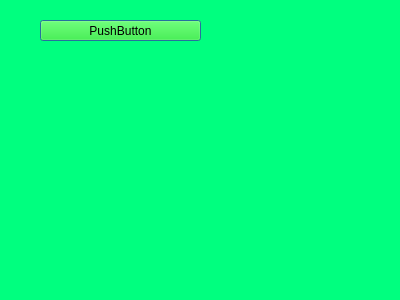
<?xml version="1.0" encoding="UTF-8"?>
<ui version="4.0">
 <class>Dialog</class>
 <widget class="QDialog" name="Dialog">
  <property name="geometry">
   <rect>
    <x>0</x>
    <y>0</y>
    <width>400</width>
    <height>300</height>
   </rect>
  </property>
  <property name="palette">
   <palette>
    <active>
     <colorrole role="WindowText">
      <brush brushstyle="SolidPattern">
       <color alpha="255">
        <red>0</red>
        <green>0</green>
        <blue>0</blue>
       </color>
      </brush>
     </colorrole>
     <colorrole role="Button">
      <brush brushstyle="SolidPattern">
       <color alpha="255">
        <red>0</red>
        <green>255</green>
        <blue>127</blue>
       </color>
      </brush>
     </colorrole>
     <colorrole role="Light">
      <brush brushstyle="SolidPattern">
       <color alpha="255">
        <red>127</red>
        <green>255</green>
        <blue>191</blue>
       </color>
      </brush>
     </colorrole>
     <colorrole role="Midlight">
      <brush brushstyle="SolidPattern">
       <color alpha="255">
        <red>63</red>
        <green>255</green>
        <blue>159</blue>
       </color>
      </brush>
     </colorrole>
     <colorrole role="Dark">
      <brush brushstyle="SolidPattern">
       <color alpha="255">
        <red>0</red>
        <green>127</green>
        <blue>63</blue>
       </color>
      </brush>
     </colorrole>
     <colorrole role="Mid">
      <brush brushstyle="SolidPattern">
       <color alpha="255">
        <red>0</red>
        <green>170</green>
        <blue>84</blue>
       </color>
      </brush>
     </colorrole>
     <colorrole role="Text">
      <brush brushstyle="SolidPattern">
       <color alpha="255">
        <red>0</red>
        <green>0</green>
        <blue>0</blue>
       </color>
      </brush>
     </colorrole>
     <colorrole role="BrightText">
      <brush brushstyle="SolidPattern">
       <color alpha="255">
        <red>255</red>
        <green>255</green>
        <blue>255</blue>
       </color>
      </brush>
     </colorrole>
     <colorrole role="ButtonText">
      <brush brushstyle="SolidPattern">
       <color alpha="255">
        <red>0</red>
        <green>0</green>
        <blue>0</blue>
       </color>
      </brush>
     </colorrole>
     <colorrole role="Base">
      <brush brushstyle="SolidPattern">
       <color alpha="255">
        <red>255</red>
        <green>255</green>
        <blue>255</blue>
       </color>
      </brush>
     </colorrole>
     <colorrole role="Window">
      <brush brushstyle="SolidPattern">
       <color alpha="255">
        <red>0</red>
        <green>255</green>
        <blue>127</blue>
       </color>
      </brush>
     </colorrole>
     <colorrole role="Shadow">
      <brush brushstyle="SolidPattern">
       <color alpha="255">
        <red>0</red>
        <green>0</green>
        <blue>0</blue>
       </color>
      </brush>
     </colorrole>
     <colorrole role="AlternateBase">
      <brush brushstyle="SolidPattern">
       <color alpha="255">
        <red>127</red>
        <green>255</green>
        <blue>191</blue>
       </color>
      </brush>
     </colorrole>
     <colorrole role="ToolTipBase">
      <brush brushstyle="SolidPattern">
       <color alpha="255">
        <red>255</red>
        <green>255</green>
        <blue>220</blue>
       </color>
      </brush>
     </colorrole>
     <colorrole role="ToolTipText">
      <brush brushstyle="SolidPattern">
       <color alpha="255">
        <red>0</red>
        <green>0</green>
        <blue>0</blue>
       </color>
      </brush>
     </colorrole>
    </active>
    <inactive>
     <colorrole role="WindowText">
      <brush brushstyle="SolidPattern">
       <color alpha="255">
        <red>0</red>
        <green>0</green>
        <blue>0</blue>
       </color>
      </brush>
     </colorrole>
     <colorrole role="Button">
      <brush brushstyle="SolidPattern">
       <color alpha="255">
        <red>0</red>
        <green>255</green>
        <blue>127</blue>
       </color>
      </brush>
     </colorrole>
     <colorrole role="Light">
      <brush brushstyle="SolidPattern">
       <color alpha="255">
        <red>127</red>
        <green>255</green>
        <blue>191</blue>
       </color>
      </brush>
     </colorrole>
     <colorrole role="Midlight">
      <brush brushstyle="SolidPattern">
       <color alpha="255">
        <red>63</red>
        <green>255</green>
        <blue>159</blue>
       </color>
      </brush>
     </colorrole>
     <colorrole role="Dark">
      <brush brushstyle="SolidPattern">
       <color alpha="255">
        <red>0</red>
        <green>127</green>
        <blue>63</blue>
       </color>
      </brush>
     </colorrole>
     <colorrole role="Mid">
      <brush brushstyle="SolidPattern">
       <color alpha="255">
        <red>0</red>
        <green>170</green>
        <blue>84</blue>
       </color>
      </brush>
     </colorrole>
     <colorrole role="Text">
      <brush brushstyle="SolidPattern">
       <color alpha="255">
        <red>0</red>
        <green>0</green>
        <blue>0</blue>
       </color>
      </brush>
     </colorrole>
     <colorrole role="BrightText">
      <brush brushstyle="SolidPattern">
       <color alpha="255">
        <red>255</red>
        <green>255</green>
        <blue>255</blue>
       </color>
      </brush>
     </colorrole>
     <colorrole role="ButtonText">
      <brush brushstyle="SolidPattern">
       <color alpha="255">
        <red>0</red>
        <green>0</green>
        <blue>0</blue>
       </color>
      </brush>
     </colorrole>
     <colorrole role="Base">
      <brush brushstyle="SolidPattern">
       <color alpha="255">
        <red>255</red>
        <green>255</green>
        <blue>255</blue>
       </color>
      </brush>
     </colorrole>
     <colorrole role="Window">
      <brush brushstyle="SolidPattern">
       <color alpha="255">
        <red>0</red>
        <green>255</green>
        <blue>127</blue>
       </color>
      </brush>
     </colorrole>
     <colorrole role="Shadow">
      <brush brushstyle="SolidPattern">
       <color alpha="255">
        <red>0</red>
        <green>0</green>
        <blue>0</blue>
       </color>
      </brush>
     </colorrole>
     <colorrole role="AlternateBase">
      <brush brushstyle="SolidPattern">
       <color alpha="255">
        <red>127</red>
        <green>255</green>
        <blue>191</blue>
       </color>
      </brush>
     </colorrole>
     <colorrole role="ToolTipBase">
      <brush brushstyle="SolidPattern">
       <color alpha="255">
        <red>255</red>
        <green>255</green>
        <blue>220</blue>
       </color>
      </brush>
     </colorrole>
     <colorrole role="ToolTipText">
      <brush brushstyle="SolidPattern">
       <color alpha="255">
        <red>0</red>
        <green>0</green>
        <blue>0</blue>
       </color>
      </brush>
     </colorrole>
    </inactive>
    <disabled>
     <colorrole role="WindowText">
      <brush brushstyle="SolidPattern">
       <color alpha="255">
        <red>0</red>
        <green>127</green>
        <blue>63</blue>
       </color>
      </brush>
     </colorrole>
     <colorrole role="Button">
      <brush brushstyle="SolidPattern">
       <color alpha="255">
        <red>0</red>
        <green>255</green>
        <blue>127</blue>
       </color>
      </brush>
     </colorrole>
     <colorrole role="Light">
      <brush brushstyle="SolidPattern">
       <color alpha="255">
        <red>127</red>
        <green>255</green>
        <blue>191</blue>
       </color>
      </brush>
     </colorrole>
     <colorrole role="Midlight">
      <brush brushstyle="SolidPattern">
       <color alpha="255">
        <red>63</red>
        <green>255</green>
        <blue>159</blue>
       </color>
      </brush>
     </colorrole>
     <colorrole role="Dark">
      <brush brushstyle="SolidPattern">
       <color alpha="255">
        <red>0</red>
        <green>127</green>
        <blue>63</blue>
       </color>
      </brush>
     </colorrole>
     <colorrole role="Mid">
      <brush brushstyle="SolidPattern">
       <color alpha="255">
        <red>0</red>
        <green>170</green>
        <blue>84</blue>
       </color>
      </brush>
     </colorrole>
     <colorrole role="Text">
      <brush brushstyle="SolidPattern">
       <color alpha="255">
        <red>0</red>
        <green>127</green>
        <blue>63</blue>
       </color>
      </brush>
     </colorrole>
     <colorrole role="BrightText">
      <brush brushstyle="SolidPattern">
       <color alpha="255">
        <red>255</red>
        <green>255</green>
        <blue>255</blue>
       </color>
      </brush>
     </colorrole>
     <colorrole role="ButtonText">
      <brush brushstyle="SolidPattern">
       <color alpha="255">
        <red>0</red>
        <green>127</green>
        <blue>63</blue>
       </color>
      </brush>
     </colorrole>
     <colorrole role="Base">
      <brush brushstyle="SolidPattern">
       <color alpha="255">
        <red>0</red>
        <green>255</green>
        <blue>127</blue>
       </color>
      </brush>
     </colorrole>
     <colorrole role="Window">
      <brush brushstyle="SolidPattern">
       <color alpha="255">
        <red>0</red>
        <green>255</green>
        <blue>127</blue>
       </color>
      </brush>
     </colorrole>
     <colorrole role="Shadow">
      <brush brushstyle="SolidPattern">
       <color alpha="255">
        <red>0</red>
        <green>0</green>
        <blue>0</blue>
       </color>
      </brush>
     </colorrole>
     <colorrole role="AlternateBase">
      <brush brushstyle="SolidPattern">
       <color alpha="255">
        <red>0</red>
        <green>255</green>
        <blue>127</blue>
       </color>
      </brush>
     </colorrole>
     <colorrole role="ToolTipBase">
      <brush brushstyle="SolidPattern">
       <color alpha="255">
        <red>255</red>
        <green>255</green>
        <blue>220</blue>
       </color>
      </brush>
     </colorrole>
     <colorrole role="ToolTipText">
      <brush brushstyle="SolidPattern">
       <color alpha="255">
        <red>0</red>
        <green>0</green>
        <blue>0</blue>
       </color>
      </brush>
     </colorrole>
    </disabled>
   </palette>
  </property>
  <property name="windowTitle">
   <string>Dialog</string>
  </property>
  <widget class="QPushButton" name="pushButton">
   <property name="geometry">
    <rect>
     <x>40</x>
     <y>20</y>
     <width>161</width>
     <height>21</height>
    </rect>
   </property>
   <property name="palette">
    <palette>
     <active>
      <colorrole role="WindowText">
       <brush brushstyle="SolidPattern">
        <color alpha="255">
         <red>0</red>
         <green>0</green>
         <blue>0</blue>
        </color>
       </brush>
      </colorrole>
      <colorrole role="Button">
       <brush brushstyle="SolidPattern">
        <color alpha="255">
         <red>0</red>
         <green>255</green>
         <blue>0</blue>
        </color>
       </brush>
      </colorrole>
      <colorrole role="Light">
       <brush brushstyle="SolidPattern">
        <color alpha="255">
         <red>127</red>
         <green>255</green>
         <blue>127</blue>
        </color>
       </brush>
      </colorrole>
      <colorrole role="Midlight">
       <brush brushstyle="SolidPattern">
        <color alpha="255">
         <red>63</red>
         <green>255</green>
         <blue>63</blue>
        </color>
       </brush>
      </colorrole>
      <colorrole role="Dark">
       <brush brushstyle="SolidPattern">
        <color alpha="255">
         <red>0</red>
         <green>127</green>
         <blue>0</blue>
        </color>
       </brush>
      </colorrole>
      <colorrole role="Mid">
       <brush brushstyle="SolidPattern">
        <color alpha="255">
         <red>0</red>
         <green>170</green>
         <blue>0</blue>
        </color>
       </brush>
      </colorrole>
      <colorrole role="Text">
       <brush brushstyle="SolidPattern">
        <color alpha="255">
         <red>0</red>
         <green>0</green>
         <blue>0</blue>
        </color>
       </brush>
      </colorrole>
      <colorrole role="BrightText">
       <brush brushstyle="SolidPattern">
        <color alpha="255">
         <red>255</red>
         <green>255</green>
         <blue>255</blue>
        </color>
       </brush>
      </colorrole>
      <colorrole role="ButtonText">
       <brush brushstyle="SolidPattern">
        <color alpha="255">
         <red>0</red>
         <green>0</green>
         <blue>0</blue>
        </color>
       </brush>
      </colorrole>
      <colorrole role="Base">
       <brush brushstyle="SolidPattern">
        <color alpha="255">
         <red>255</red>
         <green>255</green>
         <blue>255</blue>
        </color>
       </brush>
      </colorrole>
      <colorrole role="Window">
       <brush brushstyle="SolidPattern">
        <color alpha="255">
         <red>0</red>
         <green>255</green>
         <blue>0</blue>
        </color>
       </brush>
      </colorrole>
      <colorrole role="Shadow">
       <brush brushstyle="SolidPattern">
        <color alpha="255">
         <red>0</red>
         <green>0</green>
         <blue>0</blue>
        </color>
       </brush>
      </colorrole>
      <colorrole role="AlternateBase">
       <brush brushstyle="SolidPattern">
        <color alpha="255">
         <red>127</red>
         <green>255</green>
         <blue>127</blue>
        </color>
       </brush>
      </colorrole>
      <colorrole role="ToolTipBase">
       <brush brushstyle="SolidPattern">
        <color alpha="255">
         <red>255</red>
         <green>255</green>
         <blue>220</blue>
        </color>
       </brush>
      </colorrole>
      <colorrole role="ToolTipText">
       <brush brushstyle="SolidPattern">
        <color alpha="255">
         <red>0</red>
         <green>0</green>
         <blue>0</blue>
        </color>
       </brush>
      </colorrole>
     </active>
     <inactive>
      <colorrole role="WindowText">
       <brush brushstyle="SolidPattern">
        <color alpha="255">
         <red>0</red>
         <green>0</green>
         <blue>0</blue>
        </color>
       </brush>
      </colorrole>
      <colorrole role="Button">
       <brush brushstyle="SolidPattern">
        <color alpha="255">
         <red>0</red>
         <green>255</green>
         <blue>0</blue>
        </color>
       </brush>
      </colorrole>
      <colorrole role="Light">
       <brush brushstyle="SolidPattern">
        <color alpha="255">
         <red>127</red>
         <green>255</green>
         <blue>127</blue>
        </color>
       </brush>
      </colorrole>
      <colorrole role="Midlight">
       <brush brushstyle="SolidPattern">
        <color alpha="255">
         <red>63</red>
         <green>255</green>
         <blue>63</blue>
        </color>
       </brush>
      </colorrole>
      <colorrole role="Dark">
       <brush brushstyle="SolidPattern">
        <color alpha="255">
         <red>0</red>
         <green>127</green>
         <blue>0</blue>
        </color>
       </brush>
      </colorrole>
      <colorrole role="Mid">
       <brush brushstyle="SolidPattern">
        <color alpha="255">
         <red>0</red>
         <green>170</green>
         <blue>0</blue>
        </color>
       </brush>
      </colorrole>
      <colorrole role="Text">
       <brush brushstyle="SolidPattern">
        <color alpha="255">
         <red>0</red>
         <green>0</green>
         <blue>0</blue>
        </color>
       </brush>
      </colorrole>
      <colorrole role="BrightText">
       <brush brushstyle="SolidPattern">
        <color alpha="255">
         <red>255</red>
         <green>255</green>
         <blue>255</blue>
        </color>
       </brush>
      </colorrole>
      <colorrole role="ButtonText">
       <brush brushstyle="SolidPattern">
        <color alpha="255">
         <red>0</red>
         <green>0</green>
         <blue>0</blue>
        </color>
       </brush>
      </colorrole>
      <colorrole role="Base">
       <brush brushstyle="SolidPattern">
        <color alpha="255">
         <red>255</red>
         <green>255</green>
         <blue>255</blue>
        </color>
       </brush>
      </colorrole>
      <colorrole role="Window">
       <brush brushstyle="SolidPattern">
        <color alpha="255">
         <red>0</red>
         <green>255</green>
         <blue>0</blue>
        </color>
       </brush>
      </colorrole>
      <colorrole role="Shadow">
       <brush brushstyle="SolidPattern">
        <color alpha="255">
         <red>0</red>
         <green>0</green>
         <blue>0</blue>
        </color>
       </brush>
      </colorrole>
      <colorrole role="AlternateBase">
       <brush brushstyle="SolidPattern">
        <color alpha="255">
         <red>127</red>
         <green>255</green>
         <blue>127</blue>
        </color>
       </brush>
      </colorrole>
      <colorrole role="ToolTipBase">
       <brush brushstyle="SolidPattern">
        <color alpha="255">
         <red>255</red>
         <green>255</green>
         <blue>220</blue>
        </color>
       </brush>
      </colorrole>
      <colorrole role="ToolTipText">
       <brush brushstyle="SolidPattern">
        <color alpha="255">
         <red>0</red>
         <green>0</green>
         <blue>0</blue>
        </color>
       </brush>
      </colorrole>
     </inactive>
     <disabled>
      <colorrole role="WindowText">
       <brush brushstyle="SolidPattern">
        <color alpha="255">
         <red>0</red>
         <green>127</green>
         <blue>0</blue>
        </color>
       </brush>
      </colorrole>
      <colorrole role="Button">
       <brush brushstyle="SolidPattern">
        <color alpha="255">
         <red>0</red>
         <green>255</green>
         <blue>0</blue>
        </color>
       </brush>
      </colorrole>
      <colorrole role="Light">
       <brush brushstyle="SolidPattern">
        <color alpha="255">
         <red>127</red>
         <green>255</green>
         <blue>127</blue>
        </color>
       </brush>
      </colorrole>
      <colorrole role="Midlight">
       <brush brushstyle="SolidPattern">
        <color alpha="255">
         <red>63</red>
         <green>255</green>
         <blue>63</blue>
        </color>
       </brush>
      </colorrole>
      <colorrole role="Dark">
       <brush brushstyle="SolidPattern">
        <color alpha="255">
         <red>0</red>
         <green>127</green>
         <blue>0</blue>
        </color>
       </brush>
      </colorrole>
      <colorrole role="Mid">
       <brush brushstyle="SolidPattern">
        <color alpha="255">
         <red>0</red>
         <green>170</green>
         <blue>0</blue>
        </color>
       </brush>
      </colorrole>
      <colorrole role="Text">
       <brush brushstyle="SolidPattern">
        <color alpha="255">
         <red>0</red>
         <green>127</green>
         <blue>0</blue>
        </color>
       </brush>
      </colorrole>
      <colorrole role="BrightText">
       <brush brushstyle="SolidPattern">
        <color alpha="255">
         <red>255</red>
         <green>255</green>
         <blue>255</blue>
        </color>
       </brush>
      </colorrole>
      <colorrole role="ButtonText">
       <brush brushstyle="SolidPattern">
        <color alpha="255">
         <red>0</red>
         <green>127</green>
         <blue>0</blue>
        </color>
       </brush>
      </colorrole>
      <colorrole role="Base">
       <brush brushstyle="SolidPattern">
        <color alpha="255">
         <red>0</red>
         <green>255</green>
         <blue>0</blue>
        </color>
       </brush>
      </colorrole>
      <colorrole role="Window">
       <brush brushstyle="SolidPattern">
        <color alpha="255">
         <red>0</red>
         <green>255</green>
         <blue>0</blue>
        </color>
       </brush>
      </colorrole>
      <colorrole role="Shadow">
       <brush brushstyle="SolidPattern">
        <color alpha="255">
         <red>0</red>
         <green>0</green>
         <blue>0</blue>
        </color>
       </brush>
      </colorrole>
      <colorrole role="AlternateBase">
       <brush brushstyle="SolidPattern">
        <color alpha="255">
         <red>0</red>
         <green>255</green>
         <blue>0</blue>
        </color>
       </brush>
      </colorrole>
      <colorrole role="ToolTipBase">
       <brush brushstyle="SolidPattern">
        <color alpha="255">
         <red>255</red>
         <green>255</green>
         <blue>220</blue>
        </color>
       </brush>
      </colorrole>
      <colorrole role="ToolTipText">
       <brush brushstyle="SolidPattern">
        <color alpha="255">
         <red>0</red>
         <green>0</green>
         <blue>0</blue>
        </color>
       </brush>
      </colorrole>
     </disabled>
    </palette>
   </property>
   <property name="text">
    <string>PushButton</string>
   </property>
  </widget>
 </widget>
 <resources/>
 <connections/>
</ui>
